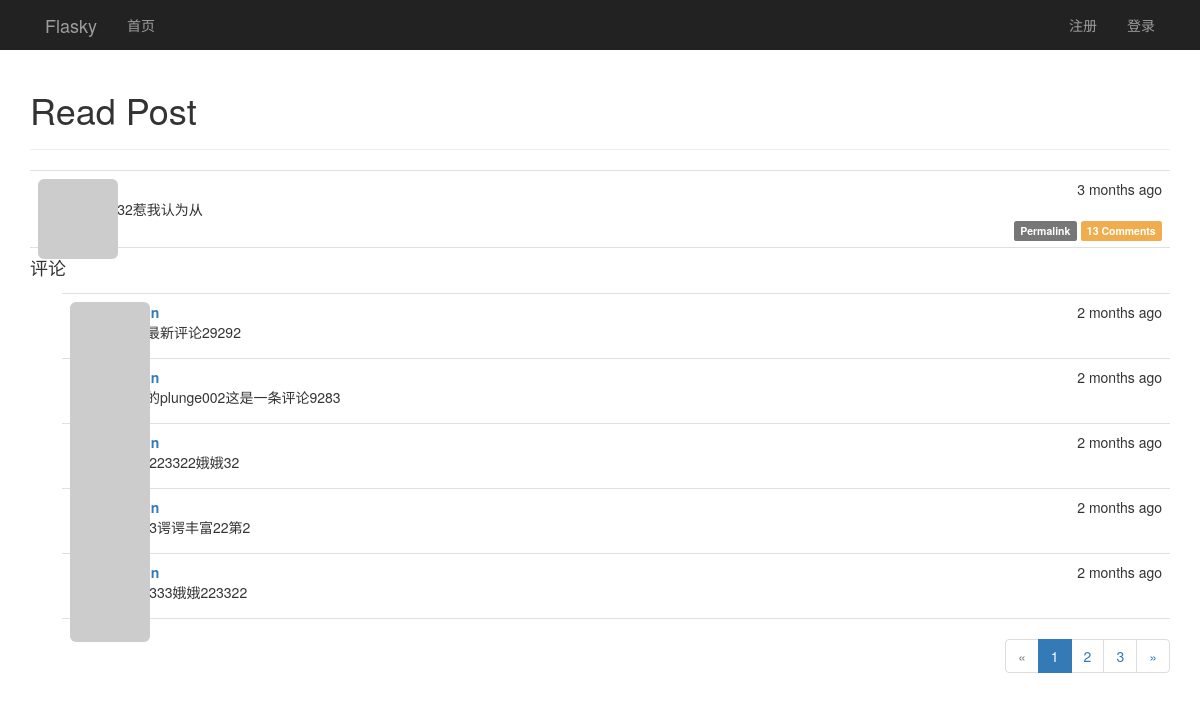
The app's page /post/4 with its own data.
### app/models.py (models this page shows, shortened)
class Post(db.Model):
    __tablename__ = 'posts'
    id = db.Column(db.Integer, primary_key=True)
    body = db.Column(db.Text)
    body_html = db.Column(db.Text)
    timestamp = db.Column(db.DateTime, index=True, default=datetime.utcnow)
    author_id = db.Column(db.Integer, db.ForeignKey('users.id'))
    comments = db.relationship('Comment', backref='post', lazy='dynamic')

class Comment(db.Model):
    __tablename__ = 'comments'
    id = db.Column(db.Integer, primary_key=True)
    body = db.Column(db.Text)
    body_html = db.Column(db.Text)
    timestamp = db.Column(db.DateTime, index=True, default=datetime.utcnow)
    disabled = db.Column(db.Boolean)
    author_id = db.Column(db.Integer, db.ForeignKey('users.id'))
    post_id = db.Column(db.Integer, db.ForeignKey('posts.id'))

### app/main/views.py (the view, shortened to what this page needs)
@main.route('/post/<int:post_id>', methods=['GET', 'POST'])
def post(post_id):
    post = Post.query.get_or_404(post_id)
    form = CommentForm()
    page = request.args.get('page', 1, type=int)
    pagination = post.comments.order_by(Comment.timestamp.desc()).paginate(
        page, per_page=current_app.config['FLASK_COMMENTS_PER_PAGE'], error_out=False)
    comments = pagination.items
    return render_template('post.html', posts=[post], form=form, comments=comments, pagination=pagination)

### app/auth/views.py (called while the page is built)
@auth.before_app_request
def before_request():
    if current_user.is_authenticated:
        current_user.ping()
        if not current_user.confirmed \
                and request.endpoint[:5] != 'auth.' \
                and request.endpoint != 'static':
            return redirect(url_for('auth.unconfirmed'))

### app/main/__init__.py (called while the page is built)
@main.app_context_processor
def inject_permissions():
    return dict(Permission=Permission)

### app/models.py (called while the page is built)
    def gravatar(self, size=100, default='identicon', rating='g'):
        if request.is_secure:
            url = 'https://secure.gravatar.com/avatar'
        else:
            url = 'http://s.gravatar.com/avatar'
        email_hash = self.avatar_hash or hashlib.md5(self.email.encode('utf-8')).hexdigest()
        return '{url}/{hash}?s={size}&d={default}&r={rating}'.format(
            url=url, hash=email_hash, size=size, default=default, rating=rating)

    def can(self, permissions):
        return False

    def is_administrator(self):
        return False

### app/templates/post.html (shortened to what this page needs)
{% extends "base.html" %}
{% import "_marcros.html" as macros %}
{% import "bootstrap/wtf.html" as wtf %}
{% block page_content %}
<div class="page-header">
    <h1>Read Post</h1>
</div>
{% include '_posts.html' %}
<h4 id="comments">评论</h4>
{% include '_comments.html' %}
{% if pagination %}
<div class="pagination">
    {{ macros.pagination_widget(pagination, '.post', fragment='#comments', post_id=posts[0].id) }}
</div>
{% endif %}
{% endblock %}

### app/templates/_posts.html (shortened to what this page needs)
<ul class="posts">
    {% for post in posts %}
    <li class="post">
        <div class="post-thumbnail">
            <a href="{{ url_for('.user', username=post.author.username) }}">
                <img class="img-rounded profile-thumbnail"
                     src="{{ post.author.gravatar(size=40) }}">
            </a>
        </div>
        <div class="post-content">
            <div class="post-date">{{ moment(post.timestamp).fromNow() }}</div>
            <div class="post-author">
                <a href="{{ url_for('.user', username=post.author.username) }}">
                </a>
            </div>
            <div class="post-body">
                {% if post.body_html %}
                    {{ post.body_html | safe }}
                {% else %}
                    {{ post.body }}
                {% endif %}
            </div>
            <div class="post-footer">
                <a href="{{ url_for('.post', post_id=post.id) }}">
                    <span class="label label-default">Permalink</span>
                </a>
                <a href="{{ url_for('.post', post_id=post.id) }}#comments">
                    <span class="label label-warning">
                        {{ post.comments.count() }} Comments
                    </span>
                </a>
            </div>
        </div>
    </li>
    {% endfor %}
</ul>

### app/templates/_comments.html (shortened to what this page needs)
<ul class="comments" xmlns="http://www.w3.org/1999/html">
    {% for comment in comments %}
    <li class="comment">
        <div class="comment-thumbnail">
            <a href="{{ url_for('.user', username=comment.author.username) }}">
                <img class="img-rounded profile-thumbnail"
                     src="{{ comment.author.gravatar(size=40) }}">
            </a>
        </div>
        <div class="comment-content">
            <div class="comment-date">{{ moment(comment.timestamp).fromNow() }}</div>
            <div class="comment-author">
                <a href="{{ url_for('.user', username=comment.author.username) }}">
                </a>
            </div>
            <div class="comment-body">
                {% if moderate or not comment.disabled %}
                    {% if comment.body_html %}
                        {{ comment.body_html | safe }}
                    {% else %}
                        {{ comment.body }}
                    {% endif %}
                {% endif %}
            </div>
        </div>
    </li>
    {% endfor %}
</ul>

### app/static/styles.css (style rules this page uses)
.profile-thumbnail { position: absolute; }
ul.posts { list-style-type: none; padding: 0px; margin: 16px 0px 0px 0px; border-top: 1px solid #e0e0e0; }
ul.posts li.post { padding: 8px; border-bottom: 1px solid #e0e0e0; }
div.post-date { float: right; }
div.post-author { font-weight: bold; }
div.post-thumbnail { position: absolute; }
div.post-content { margin-left: 48px; min-height: 48px; }
div.post-footer { text-align: right; }
div.pagination { width: 100%; text-align: right; padding: 0px; margin: 0px; }
ul.comments { list-style-type: none; padding: 0px; margin: 16px 0px 0px 0px; }
ul.comments li.comment { margin-left: 32px; padding: 8px; border-bottom: 1px solid #e0e0e0; }
ul.comments li.comment:nth-child(1) { border-top: 1px solid #e0e0e0; }
div.comment-date { float: right; }
div.comment-author { font-weight: bold; }
div.comment-thumbnail { position: absolute; }
div.comment-content { margin-left: 48px; min-height: 48px; }

### records on screen
Post: timestamp "3 months ago", body "333332惹我认为从", comments.count "13"
Comment: timestamp "2 months ago", body_html "这是最新评论29292"
Comment: timestamp "2 months ago", body_html "最新的plunge002这是一条评论9283"
Comment: timestamp "2 months ago", body_html "2233223322娥娥32"
Comment: timestamp "2 months ago", body_html "22233谔谔丰富22第2"
Comment: timestamp "2 months ago", body_html "1122333娥娥223322"

### other values on screen
{{ p }} "1" "2"
{{ p }} "3"
